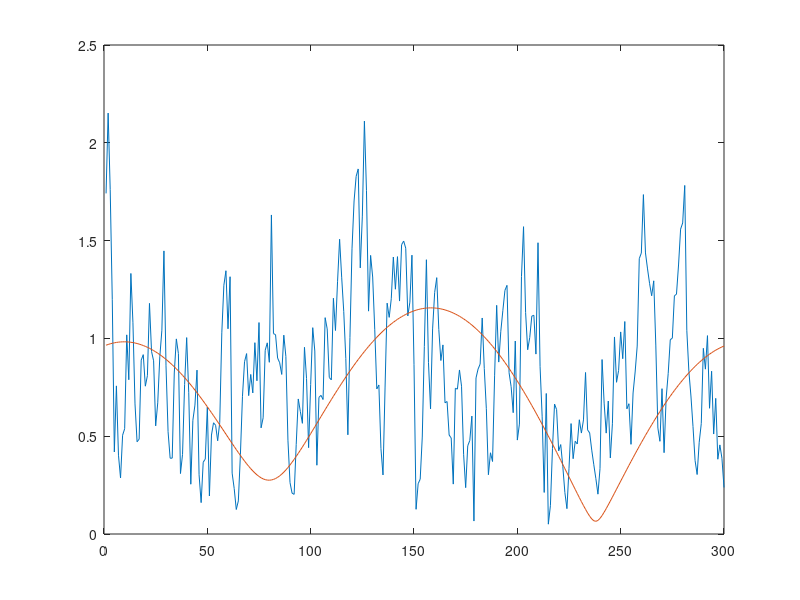

Reproduce this figure in MATLAB. (Note: this script raises an error after producing the figure.)
%% Parameters
fc = 2e9; % carry frequency (Hz)
ts = 1e-4; % sample interval (s)
v = 25/3; % transmitter-receiver relative speed (m/s)
c = 3e8; % speed of light (m/s)
fd = v*fc/c; % maximum Doppler shift
Ns = 300; % number of samples in simulation
x = (randn(Ns, 1) + sqrt(-1)*randn(Ns, 1))/sqrt(2); % Gaussian noise

%% The filter method
N = 5; % the length of window 2*N+1
% window shape/@rectwin @hamming etc.
w = window(@rectwin,2*N+1);

%-----impulse response-----%
t = -N*ts:ts:N*ts; % make impulse response causal
Z = 2*pi*fd*abs(t)'; % argument of Bessel function
J = besselj(1/4,Z); % Bessel function of the first kind, order 1/4x
g = J./(abs(t)'.^(1/4));
g(N+1) = (pi*fd)^(1/4)/gamma(5/4);
g_hat = g.*w./sqrt(sum(abs(g.*w).^2)); % normalize impulse response

%-----channel gain-----%
c1 = conv(x,g_hat); % channel gain
c1 = c1(2*N+1:end); % discard samples due to filter transients

%% The spectrum method
fs = 1/ts; % sampling frequency
f_limit = floor(fd*Ns/fs); % |f| <= fd
f = 0:fs/Ns:f_limit*fs/Ns;
Sc = 1./(pi*fd*sqrt(1-(f/fd).^2)); % Doppler spectrum

%-----impulse response-----%
G = sqrt(Sc);

% for G_hat, when 0<f<fd G_hat(f) = G(f), when fs-fd<f<fs G_hat = G(f-fs)
G_hat = zeros(Ns,1);
G_hat(1:f_limit+1) = G(1:end);
G_hat(end-f_limit+1:end) = G(end:-1:2);

%-----channel gain-----%
X = x*sqrt(Ns)/std(G_hat); % make c2 have unit variance
c2 = ifft(G_hat.*X);

%% Simulation task
%-----fading envelope-----%
figure
plot(abs(c1));hold on
plot(abs(c2));

%-----pdf-----%
figure
ksdensity(abs(c1),'support','positive');hold on
ksdensity(abs(c2),'support','positive');hold on
xx = 0:0.01:4;
pf = raylpdf(xx,1/sqrt(2));
plot(xx,pf);

%-----cdf-----%
figure
cdfplot(abs(c1));hold on
cdfplot(abs(c2));hold on
cf = raylcdf(xx,1/sqrt(2));
plot(xx,cf);

%-----autocorrelation-----%
figure
subplot(2,1,1);
autocorr(abs(c1));
subplot(2,1,2);
autocorr(abs(c2));
tt = 0:ts:20*ts;
J_autocorr = besselj(0,2*pi*fd*tt);
figure
plot(0:20,J_autocorr);

%-----psd-----%
figure
subplot(2,1,1);
periodogram(c1);
subplot(2,1,2);
periodogram(c2);
f = -fd:fd/Ns:fd;
Sc = 1./(pi*fd*sqrt(1-(f/fd).^2)); % Doppler spectrum
figure
plot(f,10*log10(Sc));
